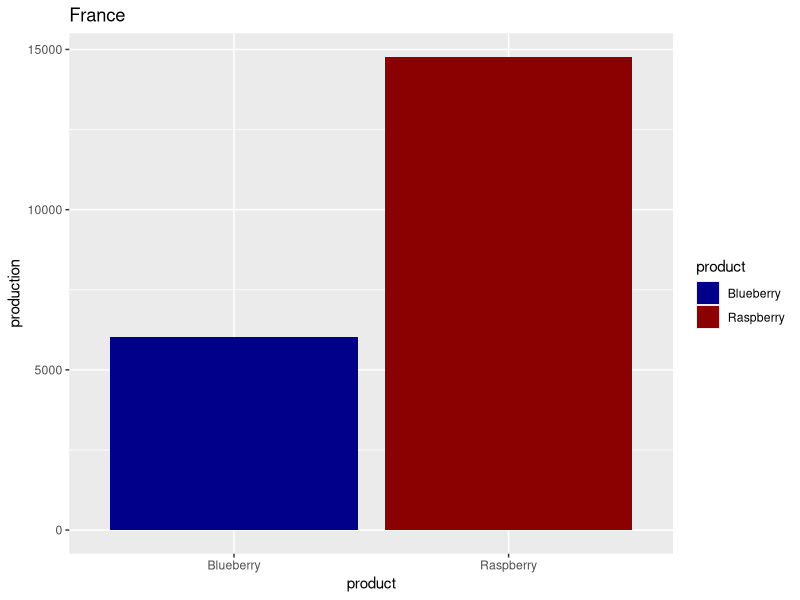
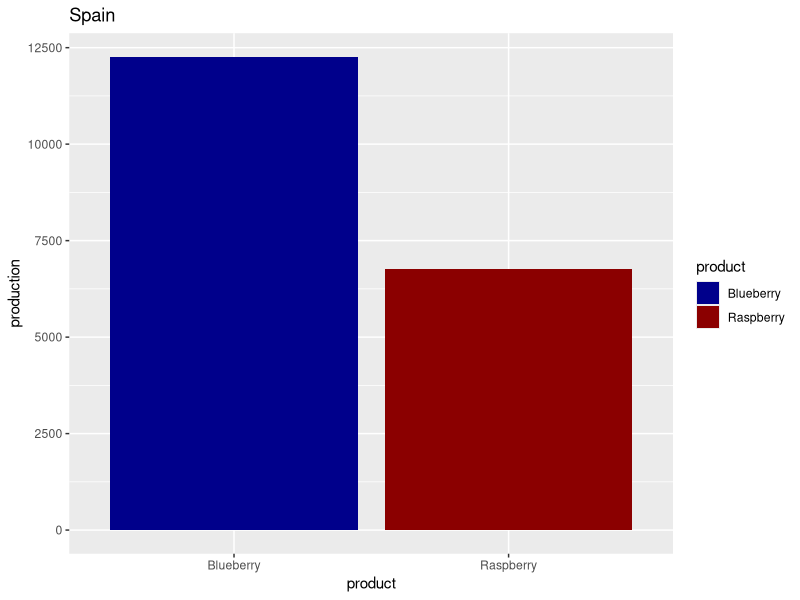
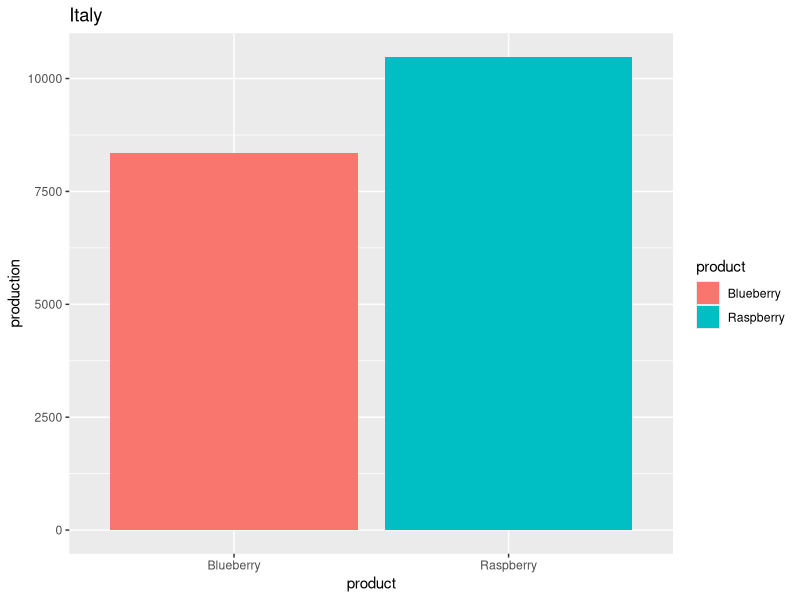
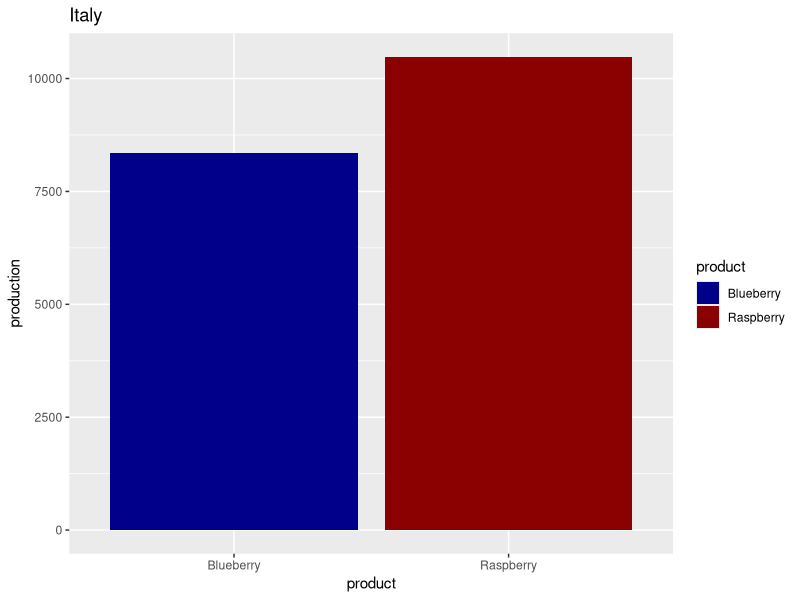
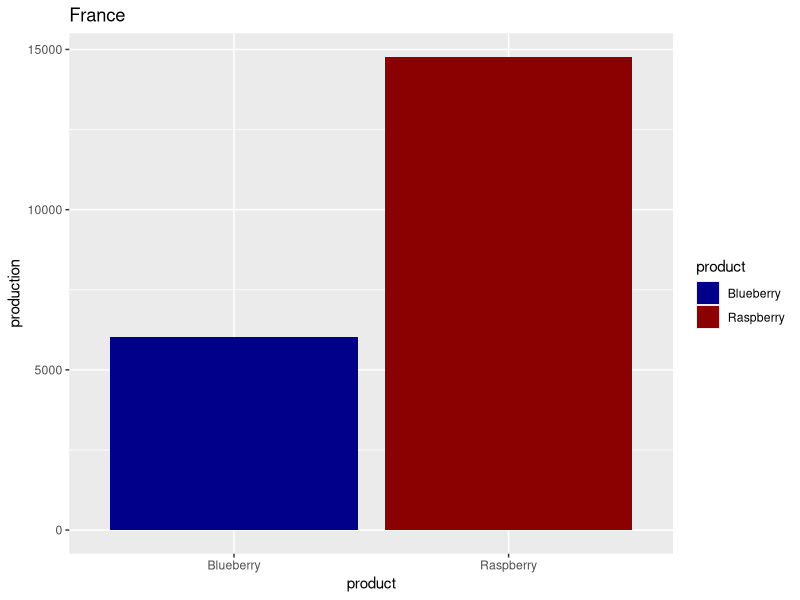
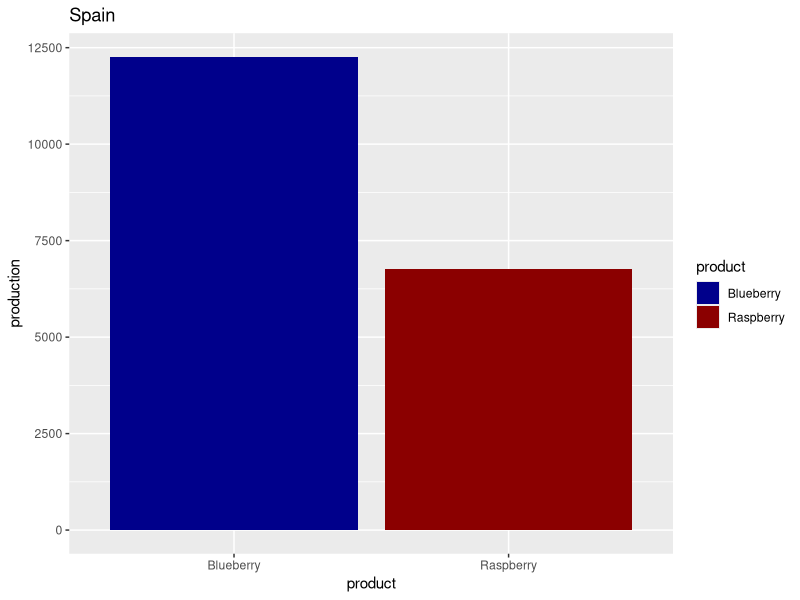

Recreate these plots in R, in order.
library(ggplot2)

france <- read.csv("data/France_production_2020.csv")
spain <- read.csv("data/Spain_production_2020.csv")
italy <- read.csv("data/Italy_production_2020.csv")

ggplot(france, aes(x = product, y = production, fill = product))+
  geom_col()+
  ggtitle(unique(france$country))+
  scale_fill_manual(values = c("darkblue", "darkred"))

ggplot(spain, aes(x = product, y = production, fill = product))+
  geom_col()+
  ggtitle(unique(spain$country))+
  scale_fill_manual(values = c("darkblue", "darkred"))

ggplot(italy, aes(x = product, y = production, fill = product))+
  geom_col()+
  ggtitle(unique(italy$country))

plot_production <- function(production_df) {
  ggplot(production_df, aes(x = product, y = production, fill = product))+
    geom_col()+
    ggtitle(unique(production_df$country))+
    scale_fill_manual(values = c("darkblue", "darkred"))
}

plot_production(italy)
plot_production(france)
plot_production(spain)
# DRY

